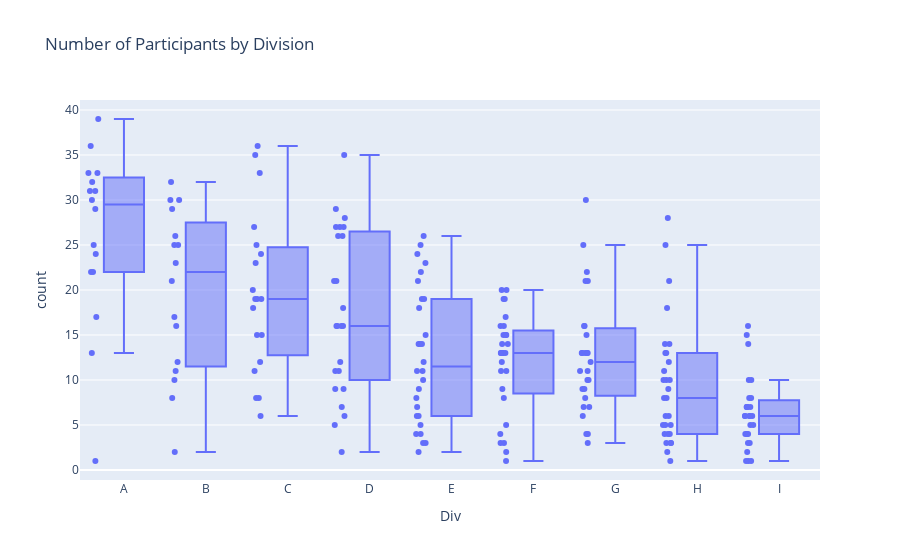

Notebook cell for this chart:
### Markdown cell above
Now you can even mouse over an individual point and see the name of the company.

You can even save it as an html file and send it to your boss, who can then open it in a browser and play with it themselves.

Alternatively you can hit the little save icon in the top right.

### Code cell
f = px.box(agged, x='Div', y='count', category_orders=my_category_orders, points='all', title='Number of Participants by Division', hover_data=['Company'])
f.write_image('DivisionParticipation.png', width=800, height=600, scale=2)
f.write_html('DivisionParticipation.html')
f

### Figure 1 — Plotly figure (JSON) as saved in the notebook; plotly's stock layout.template omitted (floating-point values rounded to 4 significant figures; data arrays with more than 128 entries replaced by an {"elided": "..."} marker saying what was removed)
{"data": [{"alignmentgroup": "True", "boxpoints": "all", "customdata": {"elided": "214x1 str values"}, "hovertemplate": "Div=%{x}<br>count=%{y}<br>Company=%{customdata[0]}<extra></extra>", "legendgroup": "", "marker": {"color": "#636efa"}, "name": "", "notched": false, "offsetgroup": "", "orientation": "v", "showlegend": false, "type": "box", "x": {"elided": "214 str values"}, "x0": " ", "xaxis": "x", "y": {"elided": "214 int values"}, "y0": " ", "yaxis": "y"}], "layout": {"boxmode": "group", "legend": {"tracegroupgap": 0}, "title": {"text": "Number of Participants by Division"}, "xaxis": {"anchor": "y", "categoryarray": ["A", "B", "C", "D", "E", "F", "G", "H", "I"], "categoryorder": "array", "domain": [0, 1], "title": {"text": "Div"}}, "yaxis": {"anchor": "x", "domain": [0, 1], "title": {"text": "count"}}}}
